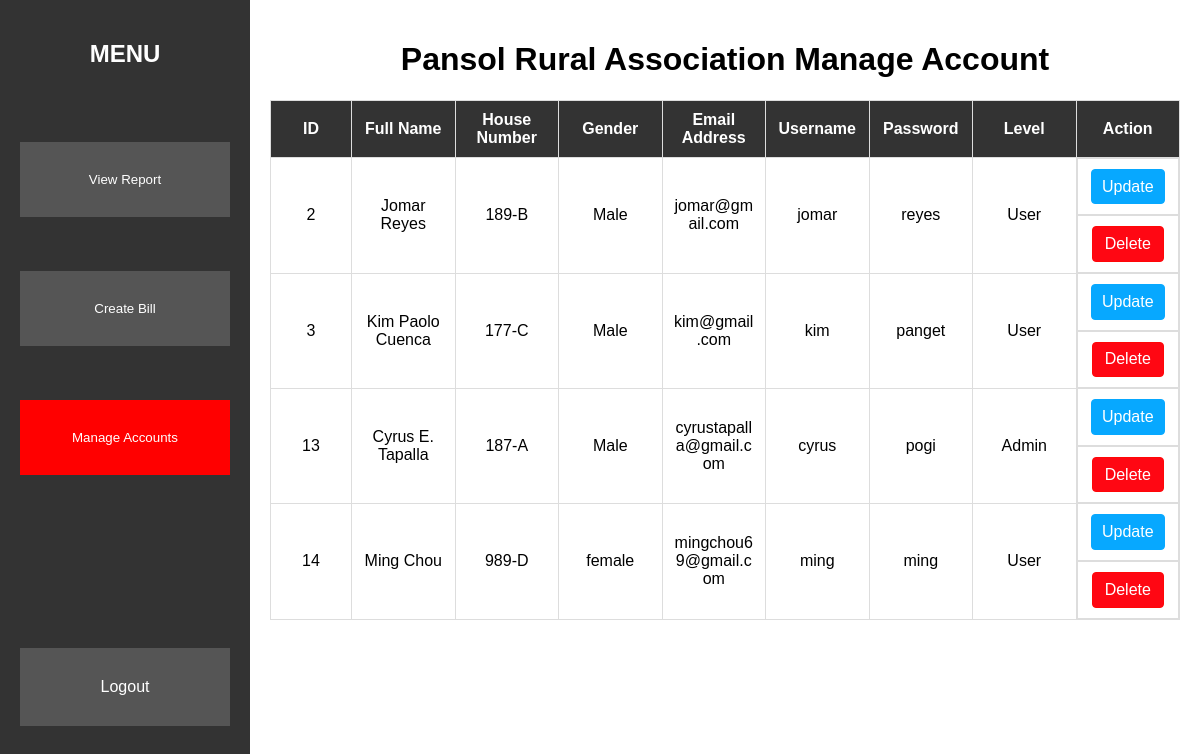
The app's page /WebSys/manageAcc.php (signed in), older data.
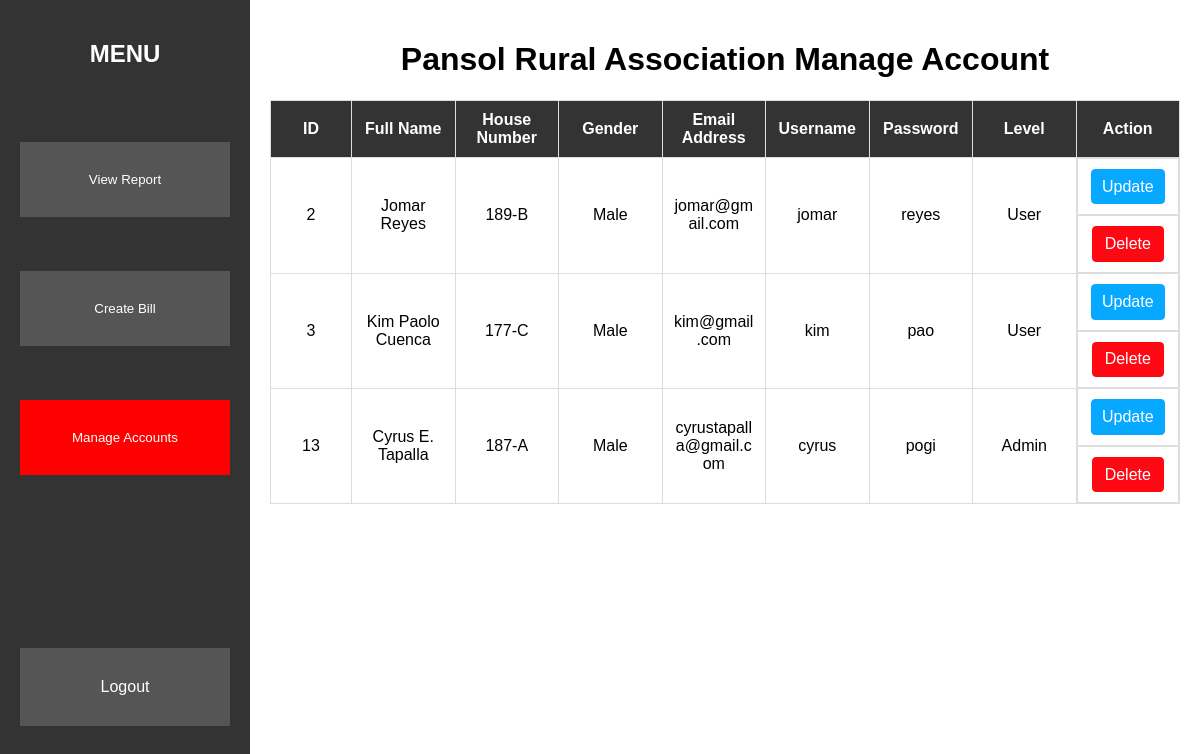
The same page, newer data.
### tables this page shows
CREATE TABLE IF NOT EXISTS `tbl_account` (
  `UserID` int NOT NULL AUTO_INCREMENT,
  `Username` varchar(100) NOT NULL,
  `Password` varchar(255) NOT NULL,
  `Level` varchar(20) NOT NULL,
  `Name` varchar(100) NOT NULL,
  `HouseNumber` varchar(100) NOT NULL,
  `Sex` varchar(20) NOT NULL,
  `Email` varchar(100) NOT NULL,
  PRIMARY KEY (`UserID`)
);

### WebSys/php/accDisplay.php (called while the page is built, shortened)
<?php
require "./php/dbCon.php";
class AccountDisplay {
    private $conn;
    public function __construct($conn) {
        $this->conn = $conn;
    }
    public function displayAccounts() {
        $sqlQuery = "CALL SP_DisplayAccount();";
        $result = $this->conn->query($sqlQuery);
        $data = array();
        while ($row = $result->fetch_assoc()) {
            $data[] = array(
                'UserID' => isset($row['UserID']) ? $row['UserID'] : '',
                'Name' => isset($row['Name']) ? $row['Name'] : '',
                'HouseNumber' => isset($row['HouseNumber']) ? $row['HouseNumber'] : '',
                'Sex' => isset($row['Sex']) ? $row['Sex'] : '',
                'Email' => isset($row['Email']) ? $row['Email'] : '',
                'Username' => isset($row['Username']) ? $row['Username'] : '',
                'Password' => isset($row['Password']) ? $row['Password'] : '',
                'Level' => isset($row['Level']) ? $row['Level'] : '',
            );
        }
        return $data;
    }
}
$accountDisplay = new AccountDisplay($conn);
$data = $accountDisplay->displayAccounts();
?>

### WebSys/manageAcc.php (the view, shortened to what this page needs)
<?php require "./php/authenticateaccount.php" ?>
<!DOCTYPE html>
<html lang="en">
<head>
    <link rel="stylesheet" href="./css/manageAcc.css">
    <link rel="stylesheet" href="./css/modal.css">
</head>
<body>
    <div id="sidebar">
        <h2>MENU</h2><br/><br/><br/>
        <button class='viewReport' id='viewReportButton'>View Report</button><br /><br/><br/>
        <button class='createBill' id='createBillButton'>Create Bill</button><br /><br/><br/>
        <button class='manageAccounts active' id='manageAccountsButton'>Manage Accounts</button><br /><br/><br/>
        <a href="./php/logoutAdmin.php" class='logout'>Logout</a><br /><br/><br/>
    </div>
    <?php
    require "./php/accDisplay.php";
    ?>
    <div id="content">
        <h1>Pansol Rural Association Manage Account</h1>
        <table>
            <thead>
                <tr>
                    <th>ID</th>
                    <th>Full Name</th>
                    <th>House Number</th>
                    <th>Gender</th>
                    <th>Email Address</th>
                    <th>Username</th>
                    <th>Password</th>
                    <th>Level</th>
                    <th>Action</th>
                </tr>
            </thead>
            <tbody>
                <?php foreach ($data as $row): ?>
                    <tr data-user-id="<?= $row['UserID'] ?>" data-name="<?= $row['Name'] ?>" data-house-number="<?= $row['HouseNumber'] ?>"
                        data-gender="<?= $row['Sex'] ?>" data-email="<?= $row['Email'] ?>" data-username="<?= $row['Username'] ?>"
                        data-password="<?= $row['Password'] ?>" data-level="<?= $row['Level'] ?>">
                        <td><?= $row['UserID'] ?></td>
                        <td><?= $row['Name'] ?></td>
                        <td><?= $row['HouseNumber'] ?></td>
                        <td><?= $row['Sex'] ?></td>
                        <td><?= $row['Email'] ?></td>
                        <td><?= $row['Username'] ?></td>
                        <td><?= $row['Password'] ?></td>
                        <td><?= $row['Level'] ?></td>
                        <td style='text-align: center; display: flex; gap: 4px;'>
                            <button class='update-button btn btn-primary turned-button' data-user-id="<?= $row['UserID'] ?>">Update</button>
                        </td>
                        <td style='text-align: center; display: flex; gap: 4px;'>
                            <button class='delete-button' data-user-id="<?= $row['UserID'] ?>">Delete</button>
                        </td>
                    </tr>
                <?php endforeach; ?>
            </tbody>
        </table>
    </div>
</body>
</html>

Row changes from the older to the newer data that the page shows:
removed tbl_account: UserID "14", Name "Ming Chou", HouseNumber "989-D", Sex "female", Email "mingchou69@gmail.com", Username "ming", Password "ming", Level "User"
changed tbl_account "Kim Paolo Cuenca": Password "panget" → "pao"
